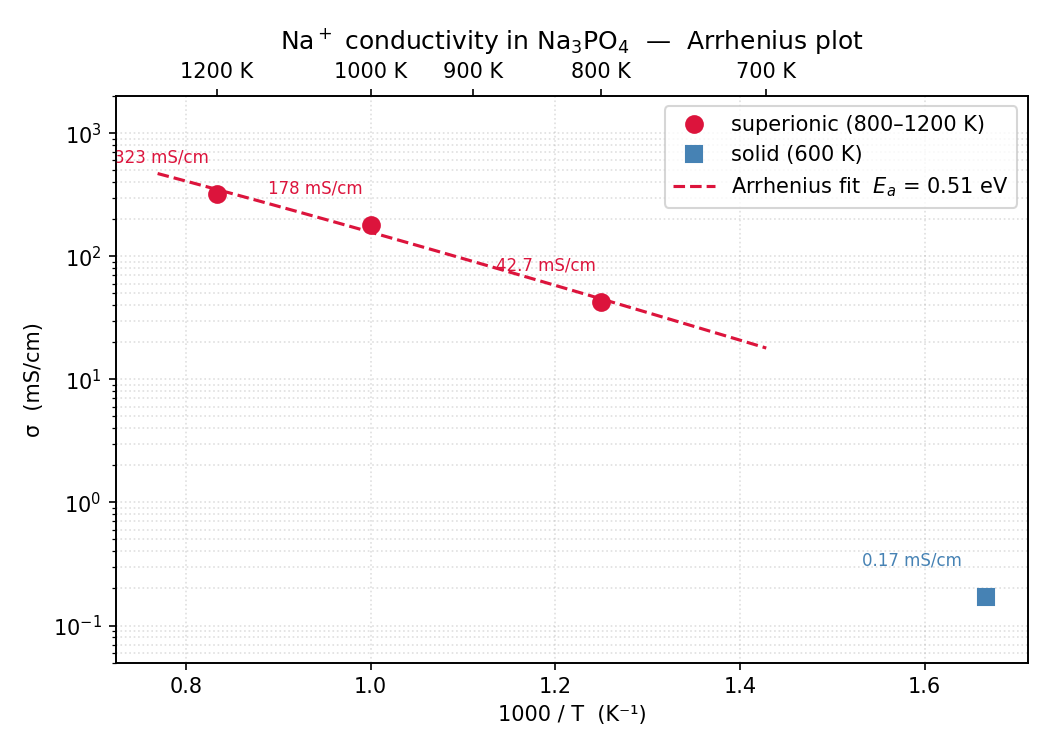

Reproduce this figure in Python.
"""
Arrhenius plot of Na+ ionic conductivity in Na3PO4.

Plots log(sigma*T) vs 1000/T and fits activation energy Ea
to the superionic region (800-1200 K).
"""

import numpy as np
import matplotlib.pyplot as plt

# ---- Data ----
T      = np.array([600,   800,   1000,  1200])   # K
sigma_Sm  = np.array([0.017, 4.272, 17.836, 32.302])  # S/m
sigma     = sigma_Sm * 10                              # mS/cm

k_B    = 8.617333e-5   # eV/K

# Arrhenius: sigma*T = A * exp(-Ea / kB*T)
# ln(sigma*T) = ln(A) - Ea/(kB) * (1/T)
inv_T     = 1000.0 / T          # 1000/T  for x-axis
ln_sigmaT = np.log(sigma * T)

# ---- Fit to superionic points (800-1200 K) ----
mask  = T >= 800
slope, intercept = np.polyfit(1.0 / T[mask], ln_sigmaT[mask], 1)
Ea    = -slope * k_B             # eV
x_fit = np.linspace(1.0 / 1300, 1.0 / 700, 100)
y_fit = slope * x_fit + intercept

# ---- Plot ----
fig, ax = plt.subplots(figsize=(7, 5))

ax.semilogy(inv_T[T >= 800],  sigma[T >= 800],
            "o", color="crimson", ms=8, label="superionic (800–1200 K)")
ax.semilogy(inv_T[T < 800],   sigma[T < 800],
            "s", color="steelblue", ms=8, label="solid (600 K)")

# Arrhenius fit line (in sigma units: exp(y_fit) / T_for_x)
T_fit   = 1000.0 / (x_fit * 1000)   # recover T from 1/T
sig_fit = np.exp(y_fit) / T_fit
ax.semilogy(1000 * x_fit, sig_fit, "--", color="crimson", lw=1.5,
            label=f"Arrhenius fit  $E_a$ = {Ea:.2f} eV")

# Value labels on each data point
labels = ["0.17 mS/cm", "42.7 mS/cm", "178 mS/cm", "323 mS/cm"]
offsets = [(-0.08, 1.8), (-0.06, 1.8), (-0.06, 1.8), (-0.06, 1.8)]
colors  = ["steelblue", "crimson", "crimson", "crimson"]
for i, (x, y, lbl, (dx, dy), c) in enumerate(zip(inv_T, sigma, labels, offsets, colors)):
    ax.annotate(lbl, xy=(x, y), xytext=(x + dx, y * dy),
                fontsize=8, color=c, ha="center")

ax.set_xlabel("1000 / T  (K⁻¹)")
ax.set_ylabel("σ  (mS/cm)")
ax.set_title(r"Na$^+$ conductivity in Na$_3$PO$_4$  —  Arrhenius plot")
ax.legend()
ax.set_ylim(0.05, 2000)
ax.grid(True, which="both", ls=":", alpha=0.4)

# secondary x-axis showing T in K
ax2 = ax.twiny()
ax2.set_xlim(ax.get_xlim())
tick_T   = [700, 800, 900, 1000, 1200]
tick_pos = [1000 / t for t in tick_T]
ax2.set_xticks(tick_pos)
ax2.set_xticklabels([f"{t} K" for t in tick_T])

plt.tight_layout()
plt.savefig("arrhenius.png", dpi=150)
print(f"Activation energy Ea = {Ea:.3f} eV")
print("Plot saved to arrhenius.png")
